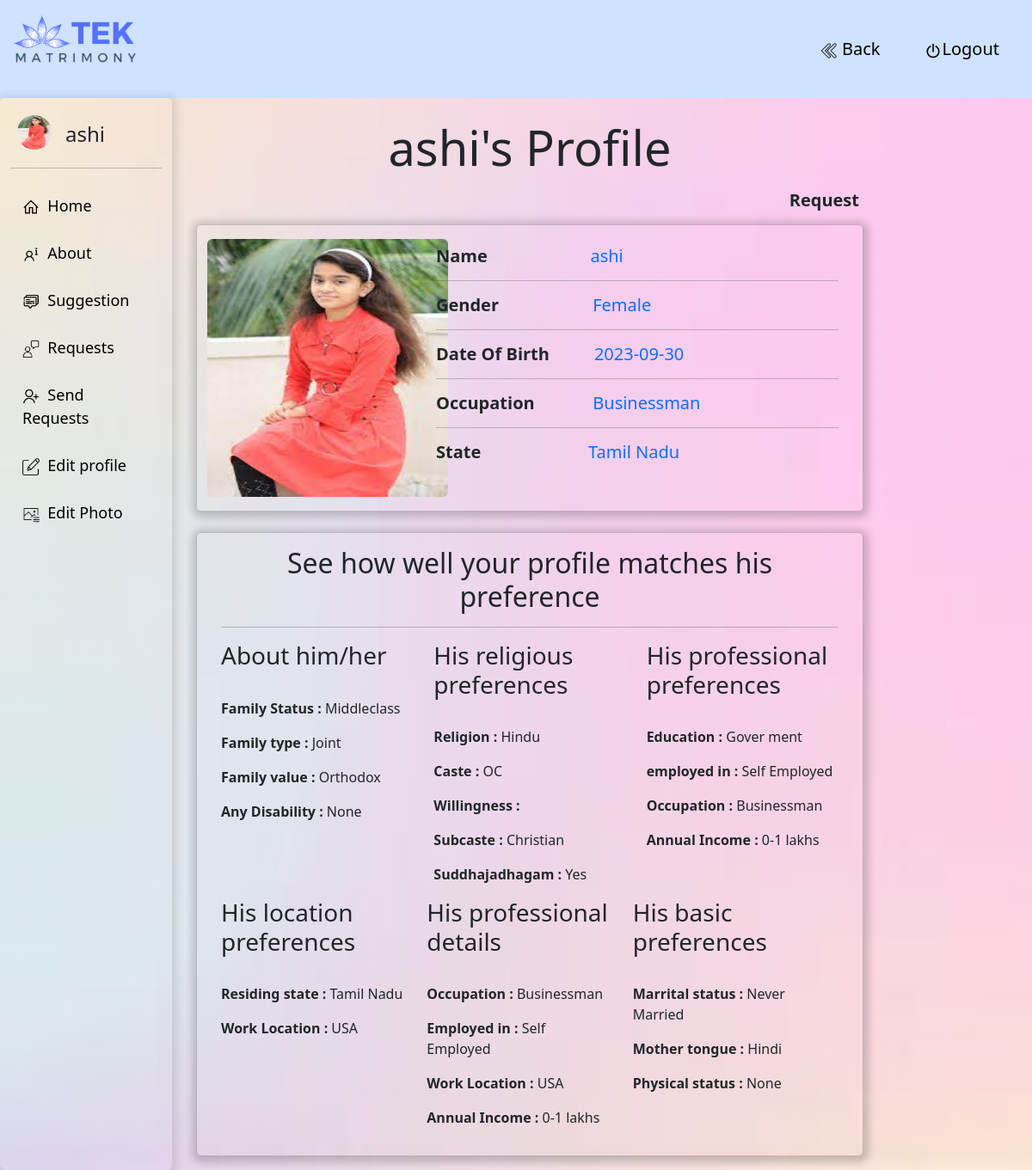
The page /view10.php (signed in) on the database its author committed.
### tables this page shows
CREATE TABLE `wedding` (
  `id` int(11) NOT NULL,
  `select` varchar(100) NOT NULL,
  `name` varchar(100) NOT NULL,
  `gender` varchar(100) NOT NULL,
  `mobile` varchar(11) NOT NULL,
  `dob` date NOT NULL,
  `religion` varchar(100) NOT NULL,
  `mother` varchar(100) NOT NULL,
  `email` varchar(100) NOT NULL,
  `password` varchar(100) NOT NULL,
  `caste` varchar(100) NOT NULL,
  `subcaste` varchar(100) NOT NULL,
  `gothram` varchar(100) NOT NULL,
  `suddha` varchar(100) NOT NULL,
  `marital` varchar(100) NOT NULL,
  `childrens` varchar(100) NOT NULL,
  `living` varchar(100) NOT NULL,
  `famstatus` varchar(100) NOT NULL,
  `famtype` varchar(100) NOT NULL,
  `famvalue` varchar(100) NOT NULL,
  `disability` varchar(100) NOT NULL,
  `highestedu` varchar(100) NOT NULL,
  `education` varchar(100) NOT NULL,
  `employed` varchar(100) NOT NULL,
  `occupation` varchar(100) NOT NULL,
  `annual` varchar(100) NOT NULL,
  `amount` varchar(100) NOT NULL,
  `location` varchar(100) NOT NULL,
  `state` varchar(100) NOT NULL,
  `comments` varchar(300) NOT NULL,
  `picture` varchar(100) NOT NULL,
  `randmcd` varchar(100) NOT NULL
);

### view10.php (the view, shortened to what this page needs)
<!doctype html>
<html lang="en">
<head>
  <link href="https://cdn.jsdelivr.net/npm/bootstrap@5.3.1/dist/css/bootstrap.min.css" rel="stylesheet"
>
</head>
<body>
<?php
  require(__DIR__ . '/matbase.php');
    ?>
    <?php
  if (isset($_GET['idxyz'])) {
    $qry = "select * from wedding where id='$_GET[idxyz]'";
  } else {
    $qry = "select * from wedding where email='$_SESSION[loger]'";
  }
  $eee = $connect->prepare($qry);
  $eee->execute();
  $sss = $eee->fetchAll();
  foreach ($sss as $sss3)
    $logpersonemail = $_SESSION['loger'];
  ?>
  <?php
  require(__DIR__ . '/matbase.php');
    ?>
    <?php
  if (isset($_GET['idxyz'])) {
    $qry = "select * from wedding where id='$_GET[idxyz]'";
  } else {
    $qry = "select * from wedding where email='$_SESSION[loger]'";
  }
  $eee = $connect->prepare($qry);
  $eee->execute();
  $sss = $eee->fetchAll();
  foreach ($sss as $sss2)
    $logpersonemail = $_SESSION['loger'];
  ?>
  <div class="container-fluid">
    <div class="row bg-primary-subtle">
      <div class="nav-scroller mb-3 mt-3">
        <img src="img/tekmat.png" style="background-color: transparent; width:150px";/>
          <nav class="nav float-end" style="font-size: 12px">
          <a href="admin8.php"> <button class="m-3 btnnn"><img src="img/left-arrows.png" width="20px" alt=""> Back</button> </a>
              <a href="index.php?xyz"><button class="m-3 btnnn"><img src="img/turn-off.png" width="20px" alt="">Logout</button></a>
          </nav>
        </div>
      </div>
    </div>
    <div class="container-fluid">
  <div class="row">
      <body style="background-image:linear-gradient(rgb(255,192,203,0.3)100%,rgb(255,192,203,0.3)100%),url('img/log04.jpg'); min-height: 800px; background-size: 100% 100%; background-repeat: no-repeat; background-position: center;" class="w-100">
<?php
require(__DIR__ . '/matbase.php');
$eee4 = $connect->prepare("select * from wedding where email='$_SESSION[loger]'");
$eee4->execute();
$sss6 = $eee4->fetch();
  ?>
      <div id="sidebar" class="sidebar col-sm-2 col-md-2 col-xl-2 rounded">
        <div class=" col-md-3 d-flex">
        <div>
          <?php
          if($sss6['picture']!="")
          {
            ?>
            <img  class="rounded-circle  mx-2" src="img/<?php print $sss6['picture']; ?>" width="40px" height="40px" class="card-img-top mx-auto" />
            <?php
          }
          else
          {
            ?>
           <div class="d-flex justify-content-center align-items-center">
            <img  class="rounded-circle  mx-2" src="img/avatar.png" width="40px" alt="Empty" height="40px"></div>
            <?php
          }
        ?>
            </div>
    <div><h4 class="my-2 mx-2"><?php print $sss6['name']; ?></h4></div>
        </div>
        <hr>
        <a href="admin8.php"> <img src="img/icons8-home-32.png" width="20px">&nbsp;&nbsp;Home</a>
        <a href="aboutme.php"> <img src="img/icons8-more-info-32.png" width="20px">&nbsp;&nbsp;About</a>
        <a href="suggest.php"> <img src="img/suggestion.png" width="20px">&nbsp;&nbsp;Suggestion</a>
        <a href="request.php"> <img src="img/customer.png" width="20px">&nbsp;&nbsp;Requests</a>
        <a href="sendrqst.php"> <img src="img/add-user.png" width="20px">&nbsp;&nbsp;Send Requests</a>
        <a href="view11.php"> <img src="img/edit.png" width="20px">&nbsp;&nbsp;Edit profile</a>
        <a href="uploto1.php"> <img src="img/icons8-photo-editor-50.png" width="20px">&nbsp;&nbsp;Edit Photo</a>
      </div>
      <div class="col-lg-12 col-md-8 col-sm-6 col-xl-8 m-3 rounded">
    <div class="text-center mt-2">
      <h1 class="display-4"><?php print $sss2['name']; ?>'s Profile</h1>
    </div>
    <div>
        <div class="float-end">
        <a href="#"><button class="btn btnnn1 fs-5" onclick="req('<?php print $logpersonemail; ?>','<?php print $sss2['email']; ?>')" id="rrr"><img src="img/heartpls.png" width="35px" alt=""><b>Request</b></button></a>
          </div><br><br>
          <div class="container-fluid">
    <div class="row">
        <div class="card col-lg-10" style="width: 82rem; border-radius: 5px;">
            <div class="d-flex">
            <div class="col-md-4">
            <div>
          <?php
          if($sss2['picture']!="")
          {
            ?>
            <img  class="rounded my-3 rr" src="img/<?php print $sss2['picture']; ?>" width=280px" height="300px" class="card-img-top mx-auto" />
            <?php
          }
          else
          {
            ?>
           <div class="d-flex justify-content-center align-items-center rr">
            <img  class="rounded my-2" src="img/avatar.png" width="200px" alt="Empty" height="300px"></div>
            <?php
          }
        ?>
            </div>
</div>
          <div class="card-body  col-md-6">
          <h5 class="card-title mt-2"><b> Name &nbsp;&nbsp;&nbsp;&nbsp;&nbsp;&nbsp;&nbsp;&nbsp;&nbsp;&nbsp;&nbsp;&nbsp;&nbsp;&nbsp;&nbsp;&nbsp;&nbsp;&nbsp;&nbsp;&nbsp;&nbsp;&nbsp;</b><span class="text-primary"><?php print $sss2['name']; ?></span></h5><hr>
          <h5 class="card-title"><b> Gender &nbsp;&nbsp;&nbsp;&nbsp;&nbsp;&nbsp;&nbsp;&nbsp;&nbsp;&nbsp;&nbsp;&nbsp;&nbsp;&nbsp;&nbsp;&nbsp;&nbsp;&nbsp;&nbsp; </b><span class="text-primary"><?php print $sss2['gender']; ?></span></h5><hr>
          <h5 class="card-title"><b> Date Of Birth &nbsp;&nbsp;&nbsp;&nbsp;&nbsp;&nbsp;&nbsp;&nbsp; </b><span class="text-primary"><?php print $sss2['dob']; ?></span></h5><hr>
          <h5 class="card-title"><b>Occupation &nbsp;&nbsp;&nbsp;&nbsp;&nbsp;&nbsp;&nbsp;&nbsp;&nbsp;&nbsp;&nbsp; </b><span class="text-primary"><?php print $sss2['occupation']; ?></span></h5><hr>
          <h5 class="card-title"><b>State &nbsp;&nbsp;&nbsp;&nbsp;&nbsp;&nbsp;&nbsp;&nbsp;&nbsp;&nbsp;&nbsp;&nbsp;&nbsp;&nbsp;&nbsp;&nbsp;&nbsp;&nbsp;&nbsp;&nbsp;&nbsp;&nbsp; </b><span class="text-primary"><?php print $sss2['state']; ?></span></h5>
          </div>
          </div>
          </div>
          </div>
          </div>
</div>
        <div class="col-lg-12 grid-margin stretch-card"><br>
          <div class="card">
            <div class="card-body">
              <div class="container">
                <div>
                  <h2 class="text-center">See how well your profile matches his preference</h2>
                </div>
                <hr>
                <div class="row">
                  <div class="col-md-4">
                    <h3>About him/her</h3><br>
                    <p><b>Family Status : </b>
                      <?php print $sss2['famstatus']; ?><br>
                    </p>
                    <p><b>Family type : </b>
                      <?php print $sss2['famtype']; ?><br>
                    </p>
                    <p><b>Family value : </b>
                      <?php print $sss2['famvalue']; ?><br>
                    </p>
                    <p><b>Any Disability : </b>
                      <?php print $sss2['disability']; ?>
                    </p>
                  </div>
                  <br>
                  <div class="col-md-4">
                    <h3>His religious preferences</h3><br>
                    <table class="f">
                      <p><b>Religion : </b>
                        <?php print $sss2['religion']; ?>
                      </p>
                      <p><b>Caste : </b>
                        <?php print $sss2['caste']; ?>
                      </p>
                      <p><b>Willingness : </b>
                      </p>
                      <p><b>Subcaste : </b>
                        <?php print $sss2['subcaste']; ?>
                      </p>
                      <p><b>Suddhajadhagam : </b>
                        <?php print $sss2['suddha']; ?>
                      </p>
                    </table>
                  </div><br>
                  <div class="col-md-4">
                    <h3>His professional preferences</h3><br>
                    <table class="oo">
                      <p><b>Education : </b>
                        <?php print $sss2['education']; ?>
                      </p>
                      <p><b>employed in : </b>
                        <?php print $sss2['employed']; ?>
                      </p>
                      <p><b>Occupation : </b>
                        <?php print $sss2['occupation']; ?>
                      </p>
                      <p><b>Annual Income : </b>
                        <?php print $sss2['amount']; ?>
                      </p>
                    </table>
                  </div><br>
                  <div class="row">
                    <div class="col-md-4">
                      <h3>His location preferences</h3><br>
                      <table class="g">
                        <p><b>Residing state : </b>
                          <?php print $sss2['state']; ?>
                        </p>
                        <p><b>Work Location : </b>
                          <?php print $sss2['location']; ?>
                        </p>
                      </table>
                    </div>
                    <div class="col-md-4">
                      <h3><i class="mdi mdi-tie"></i> His professional details</h3><br>
                      <p><b>Occupation : </b>
                        <?php print $sss2['occupation']; ?>
                      </p>
                      <p><b>Employed in : </b>
                        <?php print $sss2['employed']; ?>
                      </p>
                      <p><b>Work Location : </b>
                        <?php print $sss2['location']; ?>
                      </p>
                      <p><b>Annual Income : </b>
                        <?php print $sss2['amount']; ?>
                      </p>
                    </div>
                    <div class="col-md-4">
                      <h3>His basic preferences</h3><br>
                      <p><b>Marrital status : </b>
                        <?php print $sss2['marital']; ?>
                      </p>
                      <p><b>Mother tongue : </b>
                        <?php print $sss2['mother']; ?>
                      </p>
                      <p><b>Physical status : </b>
                        <?php print $sss2['disability']; ?>
                      </p>
                    </div>
                  </div>
                </div>
              </div>
            </div>
          </div>
        </div>
      </div>
    </div>
  </div>
</body>
</html>

### view10.php (style rules this page uses)
.card { box-shadow: 1px 2px 10px 5px rgba(20,20,20,0.2); background-color: transparent; }
.btnnn1 { border: none; padding: 5px; background-color: transparent; font-size: 10px; border-radius: 5px; transition-duration: 0.6s; }
.btnnn { border: none; padding: 10px; background-color: transparent; font-size: 20px; border-radius: 10px; transition-duration: 0.6s; }
.sidebar { top: 0; left: 0; background-color: transparent; padding-top: 20px; overflow-y: auto; box-shadow: 1px 2px 10px 5px rgba(20, 20, 20, 0.1); }
.sidebar a { padding: 14px; text-align: left; color: black; text-decoration: none; font-size: 18px; display: block; border-radius: 10px; }

### rows shown on the page
wedding: picture (picture), name "ashi", gender "Female", dob "2023-09-30", occupation "Businessman", state "Tamil Nadu", famstatus "Middleclass", famtype "Joint", famvalue "Orthodox", disability "None", religion "Hindu", caste "OC", subcaste "Christian", suddha "Yes", education "Gover ment", employed "Self Employed", amount "0-1 lakhs", location "USA", marital "Never Married", mother "Hindi"
